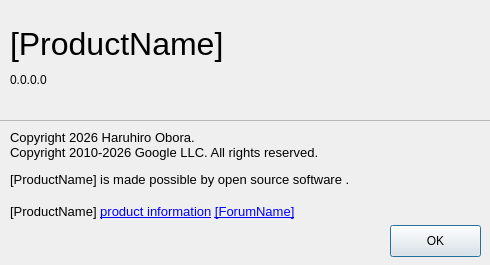
<?xml version="1.0" encoding="UTF-8"?>
<!--
 Copyright 2010-2021, Google Inc.
 All rights reserved.

 Redistribution and use in source and binary forms, with or without
 modification, are permitted provided that the following conditions are
 met:

     * Redistributions of source code must retain the above copyright
 notice, this list of conditions and the following disclaimer.
     * Redistributions in binary form must reproduce the above
 copyright notice, this list of conditions and the following disclaimer
 in the documentation and/or other materials provided with the
 distribution.
     * Neither the name of Google Inc. nor the names of its
 contributors may be used to endorse or promote products derived from
 this software without specific prior written permission.

 THIS SOFTWARE IS PROVIDED BY THE COPYRIGHT HOLDERS AND CONTRIBUTORS
 "AS IS" AND ANY EXPRESS OR IMPLIED WARRANTIES, INCLUDING, BUT NOT
 LIMITED TO, THE IMPLIED WARRANTIES OF MERCHANTABILITY AND FITNESS FOR
 A PARTICULAR PURPOSE ARE DISCLAIMED. IN NO EVENT SHALL THE COPYRIGHT
 OWNER OR CONTRIBUTORS BE LIABLE FOR ANY DIRECT, INDIRECT, INCIDENTAL,
 SPECIAL, EXEMPLARY, OR CONSEQUENTIAL DAMAGES (INCLUDING, BUT NOT
 LIMITED TO, PROCUREMENT OF SUBSTITUTE GOODS OR SERVICES; LOSS OF USE,
 DATA, OR PROFITS; OR BUSINESS INTERRUPTION) HOWEVER CAUSED AND ON ANY
 THEORY OF LIABILITY, WHETHER IN CONTRACT, STRICT LIABILITY, OR TORT
 (INCLUDING NEGLIGENCE OR OTHERWISE) ARISING IN ANY WAY OUT OF THE USE
 OF THIS SOFTWARE, EVEN IF ADVISED OF THE POSSIBILITY OF SUCH DAMAGE.
-->

<ui version="4.0">
 <class>AboutDialog</class>
 <widget class="QDialog" name="AboutDialog">
  <property name="geometry">
   <rect>
    <x>0</x>
    <y>0</y>
    <width>490</width>
    <height>265</height>
   </rect>
  </property>
  <property name="sizePolicy">
   <sizepolicy hsizetype="Fixed" vsizetype="Fixed">
    <horstretch>0</horstretch>
    <verstretch>0</verstretch>
   </sizepolicy>
  </property>
  <property name="minimumSize">
   <size>
    <width>490</width>
    <height>265</height>
   </size>
  </property>
  <property name="maximumSize">
   <size>
    <width>490</width>
    <height>265</height>
   </size>
  </property>
  <property name="windowTitle">
   <string>About [ProductName]</string>
  </property>
  <widget class="QFrame" name="color_frame">
   <property name="geometry">
    <rect>
     <x>-10</x>
     <y>120</y>
     <width>511</width>
     <height>175</height>
    </rect>
   </property>
   <property name="frameShape">
    <enum>QFrame::StyledPanel</enum>
   </property>
   <property name="frameShadow">
    <enum>QFrame::Raised</enum>
   </property>
   <widget class="QPushButton" name="pushButton">
    <property name="geometry">
     <rect>
      <x>400</x>
      <y>105</y>
      <width>91</width>
      <height>32</height>
     </rect>
    </property>
    <property name="text">
     <string>OK</string>
    </property>
   </widget>
   <widget class="QWidget" name="gridLayoutWidget_2">
    <property name="geometry">
     <rect>
      <x>20</x>
      <y>10</y>
      <width>471</width>
      <height>95</height>
     </rect>
    </property>
    <layout class="QGridLayout" name="gridLayout_3">
     <item row="0" column="0">
      <widget class="QLabel" name="label_6">
       <property name="font">
        <font>
         <pointsize>10</pointsize>
        </font>
       </property>
       <property name="text">
        <string>Copyright 2026 Haruhiro Obora.
Copyright 2010-2026 Google LLC. All rights reserved.</string>
       </property>
       <property name="alignment">
        <set>Qt::AlignLeading|Qt::AlignLeft|Qt::AlignVCenter</set>
       </property>
      </widget>
     </item>
     <item row="1" column="0">
      <widget class="QLabel" name="label_credits">
       <property name="font">
        <font>
         <pointsize>10</pointsize>
        </font>
       </property>
       <property name="text">
        <string>&lt;html&gt;&lt;body&gt;[ProductName] is made possible by &lt;a href=&quot;file://credits_en.html&quot;&gt;&lt;span style=&quot; text-decoration: underline; color:#0000ff;&quot;&gt;open source software&lt;/span&gt;&lt;/a&gt;.&lt;/body&gt;&lt;/html&gt;</string>
       </property>
      </widget>
     </item>
     <item row="1" column="1">
      <spacer name="horizontalSpacer_4">
       <property name="orientation">
        <enum>Qt::Horizontal</enum>
       </property>
       <property name="sizeHint" stdset="0">
        <size>
         <width>40</width>
         <height>20</height>
        </size>
       </property>
      </spacer>
     </item>
     <item row="0" column="1">
      <spacer name="horizontalSpacer_3">
       <property name="orientation">
        <enum>Qt::Horizontal</enum>
       </property>
       <property name="sizeHint" stdset="0">
        <size>
         <width>40</width>
         <height>20</height>
        </size>
       </property>
      </spacer>
     </item>
     <item row="2" column="0">
      <widget class="QLabel" name="label_terms">
       <property name="font">
        <font>
         <pointsize>10</pointsize>
        </font>
       </property>
       <property name="text">
        <string>&lt;html&gt;&lt;body&gt;[ProductName] &lt;a href=&quot;[ProductUrl]&quot;&gt;&lt;span style=&quot; text-decoration: underline; color:#0000ff;&quot;&gt;product information&lt;/span&gt;&lt;/a&gt; &lt;a href=&quot;[ForumUrl]&quot;&gt;&lt;span style=&quot; text-decoration: underline; color:#0000ff;&quot;&gt;[ForumName]&lt;/span&gt;&lt;/a&gt;&lt;/body&gt;&lt;/html&gt;</string>
       </property>
      </widget>
     </item>
     <item row="2" column="1">
      <spacer name="horizontalSpacer_5">
       <property name="orientation">
        <enum>Qt::Horizontal</enum>
       </property>
       <property name="sizeHint" stdset="0">
        <size>
         <width>40</width>
         <height>20</height>
        </size>
       </property>
      </spacer>
     </item>
    </layout>
   </widget>
  </widget>
  <widget class="QWidget" name="gridLayoutWidget">
   <property name="geometry">
    <rect>
     <x>10</x>
     <y>20</y>
     <width>471</width>
     <height>99</height>
    </rect>
   </property>
   <layout class="QGridLayout" name="gridLayout">
    <item row="0" column="0" colspan="2">
     <widget class="QLabel" name="label">
      <property name="font">
       <font>
        <pointsize>24</pointsize>
        <weight>50</weight>
        <bold>false</bold>
       </font>
      </property>
      <property name="text">
       <string>[ProductName]</string>
      </property>
      <property name="alignment">
       <set>Qt::AlignLeading|Qt::AlignLeft|Qt::AlignVCenter</set>
      </property>
     </widget>
    </item>
    <item row="0" column="2">
     <spacer name="horizontalSpacer_2">
      <property name="orientation">
       <enum>Qt::Horizontal</enum>
      </property>
      <property name="sizeHint" stdset="0">
       <size>
        <width>40</width>
        <height>20</height>
       </size>
      </property>
     </spacer>
    </item>
    <item row="1" column="0">
     <widget class="QLabel" name="version_label">
      <property name="text">
       <string>0.0.0.0</string>
      </property>
      <property name="alignment">
       <set>Qt::AlignLeading|Qt::AlignLeft|Qt::AlignTop</set>
      </property>
     </widget>
    </item>
    <item row="1" column="1" colspan="2">
     <spacer name="horizontalSpacer">
      <property name="orientation">
       <enum>Qt::Horizontal</enum>
      </property>
      <property name="sizeHint" stdset="0">
       <size>
        <width>40</width>
        <height>20</height>
       </size>
      </property>
     </spacer>
    </item>
   </layout>
  </widget>
 </widget>
 <resources/>
 <connections>
  <connection>
   <sender>pushButton</sender>
   <signal>clicked()</signal>
   <receiver>AboutDialog</receiver>
   <slot>accept()</slot>
   <hints>
    <hint type="sourcelabel">
     <x>428</x>
     <y>231</y>
    </hint>
    <hint type="destinationlabel">
     <x>284</x>
     <y>71</y>
    </hint>
   </hints>
  </connection>
  <connection>
   <sender>label_credits</sender>
   <signal>linkActivated(QString)</signal>
   <receiver>AboutDialog</receiver>
   <slot>linkActivated(QString)</slot>
   <hints>
    <hint type="sourcelabel">
     <x>189</x>
     <y>156</y>
    </hint>
    <hint type="destinationlabel">
     <x>231</x>
     <y>108</y>
    </hint>
   </hints>
  </connection>
  <connection>
   <sender>label_terms</sender>
   <signal>linkActivated(QString)</signal>
   <receiver>AboutDialog</receiver>
   <slot>linkActivated(QString)</slot>
   <hints>
    <hint type="sourcelabel">
     <x>150</x>
     <y>182</y>
    </hint>
    <hint type="destinationlabel">
     <x>128</x>
     <y>101</y>
    </hint>
   </hints>
  </connection>
 </connections>
 <slots>
  <slot>linkActivated(QString)</slot>
 </slots>
</ui>
